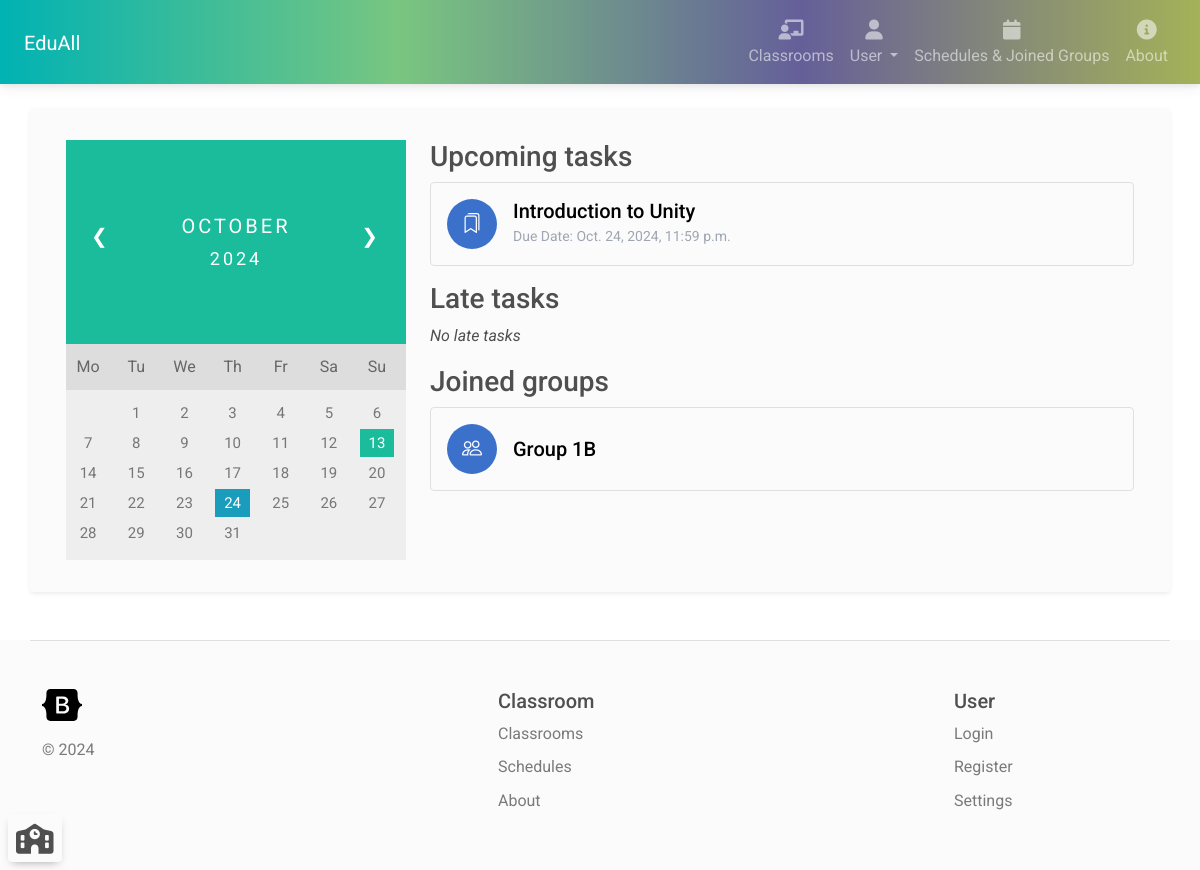
Page /user/schedule (signed in) on the earlier database version.
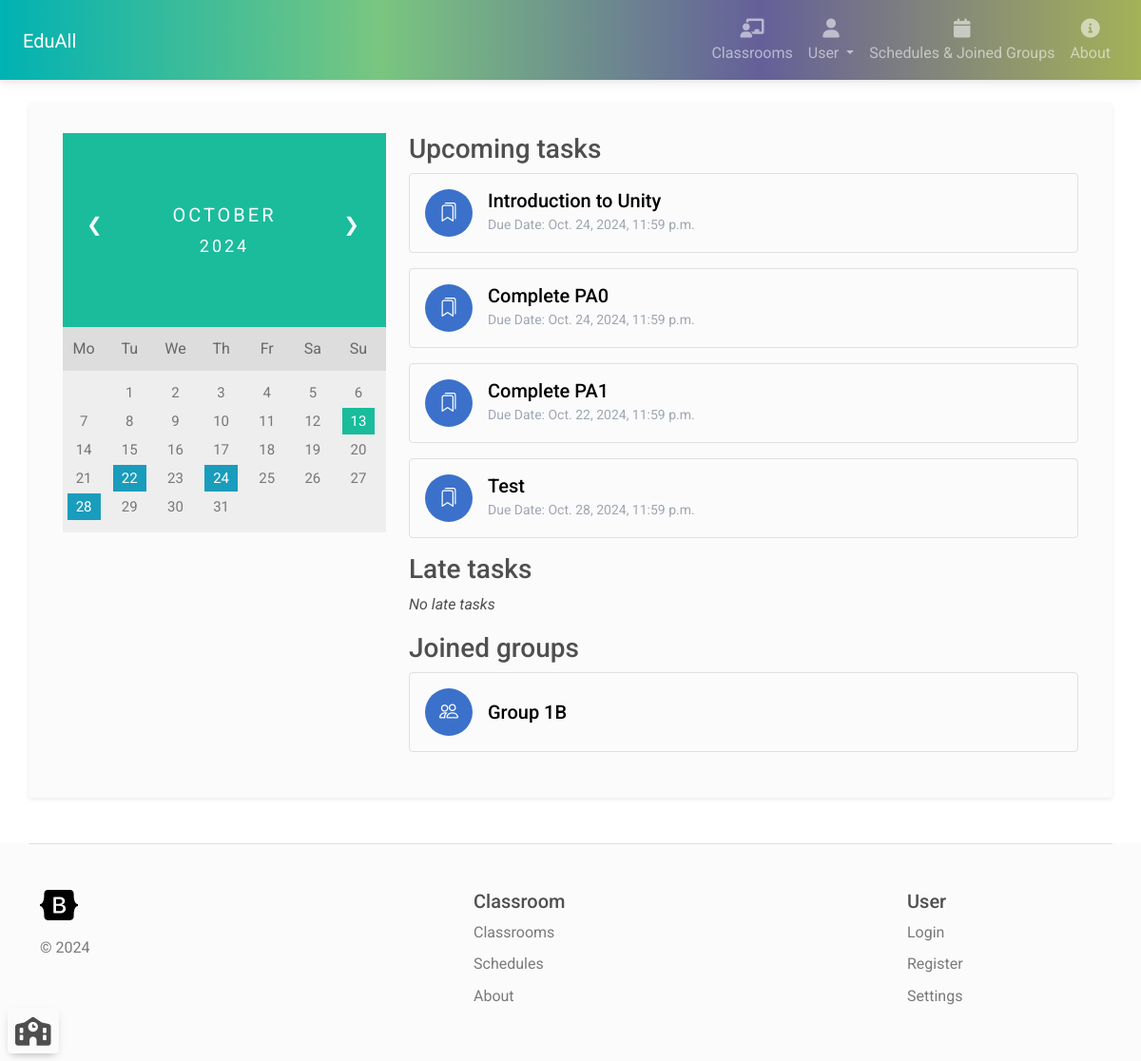
Same page on the later database version.
### classroom_manager/models.py (models this page shows, shortened)
class ClassroomTask(models.Model):
    isAssignment = models.BooleanField(default=True)
    title = models.CharField(max_length=200, null=True)
    description = models.CharField(max_length=5000, null=True)
    classroom = models.ForeignKey(Classroom, on_delete=models.CASCADE)
    deadline = models.DateTimeField(null=True)
    acceptLateSubmission = models.BooleanField(default=True)
    weight = models.FloatField(default=0.0)

class LearnGroup(models.Model):
    students = models.ManyToManyField(User, related_name="learn_group_student")
    classroom = models.ForeignKey(Classroom, on_delete=models.CASCADE)
    name = models.CharField(max_length=200)

### classroom_manager/views.py (the view)
# urls.py: path('user/schedule', views.allTaskSchedules, name="all_task_schedules"),
@login_required(login_url='login')
def allTaskSchedules(request: HttpRequest):
    if request.method == 'GET':
        now = timezone.now()
        lateTaskScope = now - relativedelta.relativedelta(months=2)
        upcomingTasks = ClassroomTask.objects.filter((Q(classroom__students__id__contains=request.user.id) )& Q(deadline__gte=now) ).all()
        lateTasks = ClassroomTask.objects.filter((Q(classroom__students__id__contains=request.user.id) )& Q(deadline__gte=lateTaskScope) & Q(deadline__lte=now)).all()
        taskDates = [task.deadline for task in upcomingTasks] + [task.deadline for task in lateTasks]
        taskDates = list(set(taskDates))
        lastMonth = False; nextMonth = False
        if request.GET.get('lastMonth') != None:
            now = now - relativedelta.relativedelta(months=1)
            lastMonth = True
        elif request.GET.get('nextMonth') != None:
            now = now + relativedelta.relativedelta(months=1)
            nextMonth = True
        daysWithDeadlines = []
        for taskDate in taskDates:
            if taskDate.month == now.month and taskDate.year == now.year:
                daysWithDeadlines.append(taskDate.day)
        firstDay = now.replace(day=1)
        firstDayWeekday = firstDay.weekday()
        numberDaysOfMonth = (firstDay + relativedelta.relativedelta(months=1) - relativedelta.relativedelta(days=1)).day
        if request.GET.get('lastMonth') == None and request.GET.get('nextMonth') == None:
            currentDay = now.day
        else:
            currentDay = None
        daysArray = list(range(1, numberDaysOfMonth + 1))
        daysArray = [''] * firstDayWeekday + daysArray
        monthString = now.strftime("%B")
        yearString = str(now.year)
        groupsJoined = LearnGroup.objects.filter(students__id__contains=request.user.id).all()
        context = {'upcomingTasks': upcomingTasks, 'lateTasks': lateTasks,
                   'daysArray': daysArray, 'currentDay': currentDay, 'monthString': monthString,
                   'yearString': yearString, 'daysWithDeadlines': daysWithDeadlines, 'lastMonth': lastMonth,
                   'nextMonth': nextMonth, 'joinedGroups': groupsJoined}
        return render(request, 'all_task_schedules.html', context)
    else:
        return render(request, '404page.html')

### classroom_manager/templates/all_task_schedules.html (shortened to what the changed rows need)
{% extends 'navbar.html' %}
{% block content %}
    <div class="container py-3">
        <div class="row">
            <div class="col-12 col-lg-4">
                <ul class="days">
                {% for i in daysArray %}
                    {% if i == currentDay and i in daysWithDeadlines %}
                        <li><span class="active haveDeadline">{{ i }}</span></li>
                    {% elif i == currentDay %}
                        <li><span class="active">{{ i }}</span></li>
                    {% elif i in daysWithDeadlines %}
                        <li><span class="haveDeadline">{{ i }}</span></li>
                    {% else %}
                        <li>{{ i }}</li>
                    {% endif %}
                {% endfor %}
                </ul>
            </div>
            <div class="col-12 col-lg-8">
                {% for upcomingTask in upcomingTasks %}
                <a href="{% url 'task_details' upcomingTask.id %}" class="text-decoration-none">
                    <div class="border rounded p-3 mb-3">
                        <div class="d-flex align-items-center">
                            <div class="bg-primary rounded-circle me-2" style="width: 50px; height: 50px; position: relative;">
                                {% if upcomingTask.isAssignment %}
                                    <i class="bi bi-bookmarks text-white" style="font-size: 20px; position: absolute; top: 50%; left: 50%; transform: translate(-50%, -50%);"></i>
                                {% else %}
                                    <i class="bi bi-list-task text-white" style="font-size: 20px; position: absolute; top: 50%; left: 50%; transform: translate(-50%, -50%);"></i>
                                {% endif %}
                            </div>
                            <div class="ms-2">
                                <h5 class="text-black m-auto">{{ upcomingTask.title }}</h5>
                                <p class="text-secondary m-auto"><small>Due Date: {{ upcomingTask.deadline }}</small></p>
                            </div>
                        </div>
                    </div>
                </a>
                {% endfor %}
                {% for group in joinedGroups %}
                <div class="border rounded p-3 mb-3">
                    <div class="d-flex align-items-center">
                        <div class="bg-primary rounded-circle me-2" style="width: 50px; height: 50px; position: relative;">
                            <i class="bi bi-people text-white" style="font-size: 20px; position: absolute; top: 50%; left: 50%; transform: translate(-50%, -50%);"></i>
                        </div>
                        <div class="ms-2">
                            <a href="{% url 'learn_group_details' group.id %}" class="text-black text-decoration-none"><h5 class="text-black m-auto">{{ group.name }}</h5></a>
                        </div>
                    </div>
                </div>
                {% endfor %}
            </div>
        </div>
    </div>
{% endblock %}

Differences in the rows shown:
added ClassroomTask: isAssignment True (drawn), title "Complete PA0", deadline "Oct. 24, 2024, 11:59 p.m."
added ClassroomTask: isAssignment True (drawn), title "Complete PA1", deadline "Oct. 22, 2024, 11:59 p.m."
added ClassroomTask: isAssignment True (drawn), title "Test", deadline "Oct. 28, 2024, 11:59 p.m."
Other differences:
list line gone: "22"
new list line: "22"
list line gone: "28"
new list line: "28"
